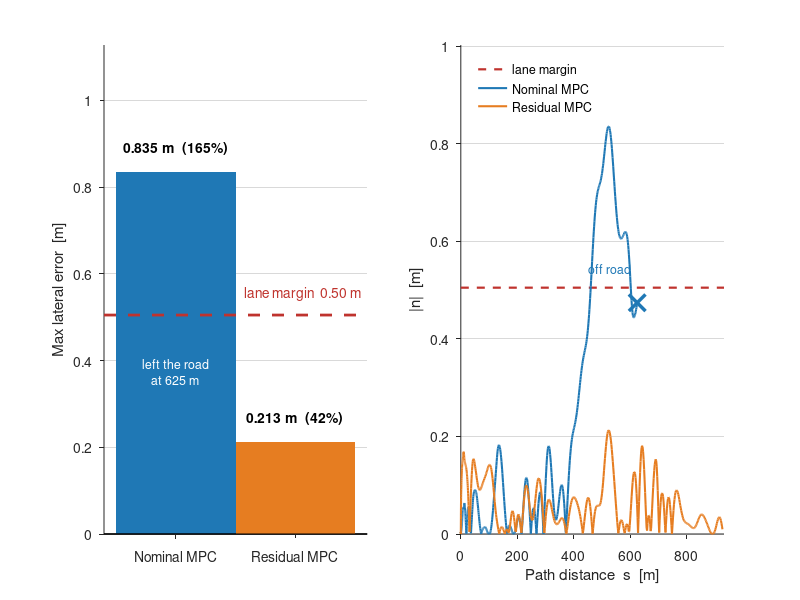

Write the MATLAB code that produced this figure.
% 미학습 트랙 일반화 - Hockenheim 학습 -> USA Highway No.1 (재학습 없음)
%
% 이 도로는 차선 3.5 m, 트럭 2.49 m 라 좌우 여유가 0.5 m 뿐이다.
% 그래서 성능 차이가 '오차 감소'가 아니라 '완주 가능 여부'로 나타난다.
%   nominal  : 최대 0.835 m -> 여유 초과, 625 m 에서 도로 이탈
%   residual : 최대 0.213 m -> 931 m 완주
%
% 데이터: fig_highway.mat (요약), fig_highway_traj.mat (궤적)
%         results/highway_summary.py 가 생성
% 실행:   results/matlab/ 폴더 안에서 `plot_highway`
% 요구:   base MATLAB 만 (툴박스 불필요). R2013a 이상.

load('fig_highway.mat')
load('fig_highway_traj.mat')

NOM = [0.12 0.47 0.71];
RES = [0.90 0.49 0.13];
RED = [0.75 0.20 0.18];

figure('Color','w','Position',[80 80 980 380])

%% (a) 최대 횡오차 vs 차선 여유
subplot(1,2,1); hold on; box off
set(gca,'FontSize',10,'TickDir','out','YGrid','on', ...
        'GridColor',[.85 .85 .85],'GridAlpha',1,'Layer','bottom')
bar(1, max_n(1), 0.5, 'FaceColor', NOM, 'EdgeColor','none');
bar(2, max_n(2), 0.5, 'FaceColor', RES, 'EdgeColor','none');
plot([0.4 2.6], [margin margin], '--', 'Color', RED, 'LineWidth',2);
text(2.55, margin+0.05, sprintf('lane margin  %.2f m', margin), ...
     'Color', RED, 'FontSize',10, 'HorizontalAlignment','right');
text(1, max_n(1)+0.055, sprintf('%.3f m  (%.0f%%)', max_n(1), 100*max_n(1)/margin), ...
     'HorizontalAlignment','center','FontSize',10,'FontWeight','bold');
text(2, max_n(2)+0.055, sprintf('%.3f m  (%.0f%%)', max_n(2), 100*max_n(2)/margin), ...
     'HorizontalAlignment','center','FontSize',10,'FontWeight','bold');
text(1, max_n(1)*0.45, {'left the road','at 625 m'}, ...
     'HorizontalAlignment','center','FontSize',9,'Color','w');
set(gca,'XTick',[1 2],'XTickLabel',{'Nominal MPC','Residual MPC'})
ylabel('Max lateral error  [m]'); ylim([0 max(max_n)*1.35]); xlim([0.4 2.6])

%% (b) 경로거리에 따른 횡오차
subplot(1,2,2); hold on; box off
set(gca,'FontSize',10,'TickDir','out','YGrid','on', ...
        'GridColor',[.85 .85 .85],'GridAlpha',1,'Layer','bottom')
plot([0 path_length], [margin margin], '--', 'Color', RED, 'LineWidth',1.6);
plot(nom_s, abs(nom_n), '-', 'Color', NOM, 'LineWidth',1.5);
plot(res_s, abs(res_n), '-', 'Color', RES, 'LineWidth',1.5);
plot(nom_s(end), abs(nom_n(end)), 'x', 'Color', NOM, 'MarkerSize',12, 'LineWidth',2.5);
text(nom_s(end)-20, abs(nom_n(end))+0.07, 'off road', ...
     'Color', NOM, 'FontSize',9, 'HorizontalAlignment','right');
xlabel('Path distance  s  [m]'); ylabel('|n|  [m]')
xlim([0 path_length]); ylim([0 max(max_n)*1.2])
legend({'lane margin','Nominal MPC','Residual MPC'}, ...
       'Location','northwest','Box','off','FontSize',9)

%% 콘솔 요약
fprintf('\n[미학습 트랙  USA Highway No.1]  학습은 Hockenheim, 재학습 없음\n');
fprintf('  경로 %.0f m, 최소반경 %.1f m, κ 학습분포 밖 %.1f%%\n', ...
        path_length, min_radius, kappa_outside_train_pct);
fprintf('  차선 %.1f m / 트럭 %.2f m -> 여유 %.2f m\n\n', lane_width, truck_width, margin);
for i = 1:2
    fprintf('  %-9s %s  %4.0f m  평균 %.3f  최대 %.3f (여유의 %3.0f%%)\n', ...
        char(labels(i)), char('X'*(1-completed(i))+'O'*completed(i)), ...
        distance_m(i), mean_n(i), max_n(i), 100*max_n(i)/margin);
end
fprintf('\n  평균 %.0f%% 감소, 최대 %.0f%% 감소\n\n', ...
        100*(mean_n(1)-mean_n(2))/mean_n(1), 100*(max_n(1)-max_n(2))/max_n(1));
